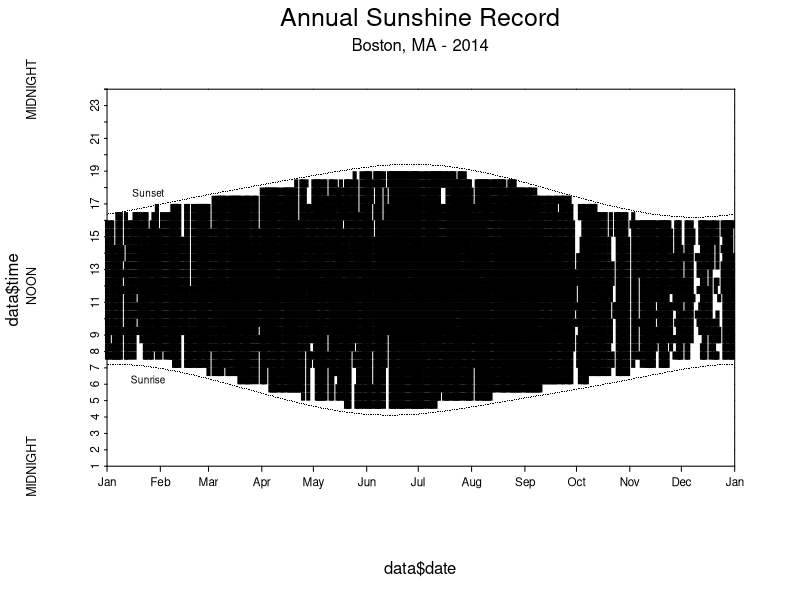

Generate this figure with R:
# Read sunshine data
data<-read.csv("1325708_42.33_-71.1_2014_headless.csv")
data$date<-ISOdatetime(data$Year, data$Month, data$Day, 0 , 0, 0)
data$time<-ISOdatetime(2016, 01, 01, data$Hour, data$Minute, 0)
data$sunshine<-sapply(data$DNI, function(x) x>0)

# Plot sunshine data
x11()
plot.new()
plot(data$date, data$time, type="n", axes=F)
par(mar=c(1, 1, 3, 1))
mtext("Annual Sunshine Record", side=3, cex=1.5, line=1.5)
mtext("Boston, MA - 2014", side=3, cex=1, line=.25)
for (i in 1:(length(data$sunshine)-1)) {
  if (data$sunshine[i] == TRUE){
    x<-c(data$date[i], data$date[i+1])
    y<-c(data$time[i], data$time[i+1])
    lines(x, y, lwd=4, lend="butt")
  }
}

# Generate x-axis variables
xtics<-as.POSIXct(rep(NA, 25))
xlabs<-rep(NA, 25)
for (i in 0:length(xtics)){
  x<-ISOdatetime(2016, 01, 01, i, 0, 0)
  xtics[i]<-x
  xlabs[i]<-i
}
xtics[25]<-ISOdatetime(2016, 01, 02, 0, 0, 0)
xlabs[25]<-0

# Generate y-axis variables
ytics<-as.POSIXct(rep(NA, 13))
for (i in 1:length(ytics)){
  y<-ISOdatetime(2014, i, 1, 0, 0, 0)
  ytics[i]<-y
}
ytics[13]<-ISOdatetime(2015, 01, 01, 0, 0, 0)
ylabs<-c("Jan", "Feb", "Mar", "Apr", "May", "Jun", "Jul", "Aug", "Sep", "Oct", "Nov", "Dec", "Jan")

# Generate axes and labels
axis(1, at=ytics, labels=ylabs, tck=-.01, cex.lab=.1, cex.axis=.7, pos=xtics[1], mgp=c(0, .2, 0))
axis(3, at=ytics, labels=rep(NA, 13), tck=0, cex.axis=.7, pos=xtics[25])
axis(2, at=xtics, labels=xlabs, tck=-.005, cex.axis=.7, pos=ytics[1], mgp=c(0, .2, 0))
axis(2, at=xtics, labels=rep(NA, 25), tck=0, cex.axis=.7, pos=ytics[13])
mtext("NOON", side=2, cex=.75, line=-1, at=ISOdatetime(2016, 01, 01, 12, 0, 0))
mtext("MIDNIGHT", side=2, cex=.75, line=-1, at=ISOdatetime(2016, 01, 01, 1, 0, 0))
mtext("MIDNIGHT", side=2, cex=.75, line=-1, at=ISOdatetime(2016, 01, 01, 24, 0, 0))




# Read sunset and sunrise data
ss<-read.table("sunset_sunrise_raw.txt", na.strings="-", skip=9, fill=TRUE)
ss<-ss[,2:25]  # remove the day column
sunrise<-as.POSIXct(rep(NA, 365))  # actually get number of none NA values in ss
sunset<-as.POSIXct(rep(NA, 365))
date<-as.POSIXct(rep(NA, 365))
rise_index<-1
set_index<-1
date_index<-1
month<-1

for (j in 1:dim(ss)[1]){ # Walk through columns, 2xmonth
  for (i in 1:dim(ss)[1]){  # Walk through rows, day
    d<-ISOdatetime(2014, month, i, 0, 0, 0)
    if(!is.na(d)){  # don't add data for days like feb 31
      min<-ss[i,j]%%100
      hour<-(ss[i,j] - min) / 100
      t<-ISOdatetime(2016, 1, 1, hour, min, 0)
      if (j%%2 == 1){  # Sunrise column
        date[date_index]<-d
        date_index<- date_index+1
        sunrise[rise_index]<-t
        rise_index <- rise_index + 1
      } else{
        sunset[set_index]<-t
        set_index<- set_index + 1
      }
    }
  }
  if (j%%2 == 0){month<-month+1}
}

ss_data<-data.frame(date, sunset, sunrise)
names(ss_data)<-c("date", "sunset", "sunrise")

# Plot sunset/rise data
for (i in 1:length(ss_data$sunset)){
  points(ss_data$date[i], ss_data$sunset[i], pch=".")
  points(ss_data$date[i], ss_data$sunrise[i], pch=".")
}
p=25
text(ss_data$date[p], ss_data$sunset[p], "Sunset", pos=3, cex=.6)
text(ss_data$date[p], ss_data$sunrise[p], "Sunrise", pos=1, cex=.6)